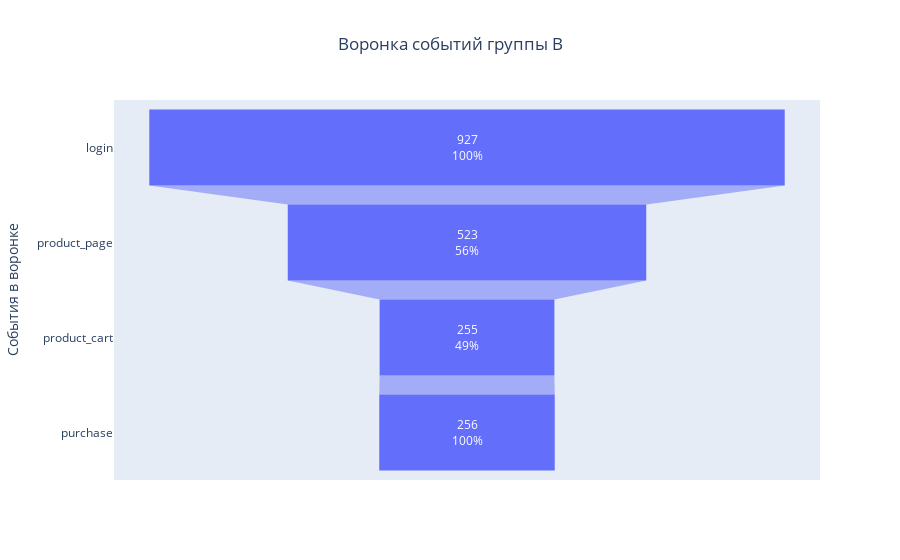

The notebook cell this image was saved under:
### Markdown cell above
### Изменение конверсии в воронке в выборках на разных этапах для группы B

### Code cell
fig = go.Figure(go.Funnel(y = ['login','product_page','product_cart','purchase'],
                          x = [927,523,255,256],
                          
                          textposition = 'inside',
                          textinfo = 'value + percent previous'))
fig.update_layout(title='Воронка событий группы B',yaxis_title='События в воронке', title_x = 0.5)
fig.show()

### Figure 1 — Plotly figure (JSON) as saved in the notebook; plotly's stock layout.template omitted (floating-point values rounded to 4 significant figures)
{"data": [{"textinfo": "value+percent previous", "textposition": "inside", "type": "funnel", "x": [927, 523, 255, 256], "y": ["login", "product_page", "product_cart", "purchase"]}], "layout": {"title": {"text": "Воронка событий группы B", "x": 0.5}, "yaxis": {"title": {"text": "События в воронке"}}}}
